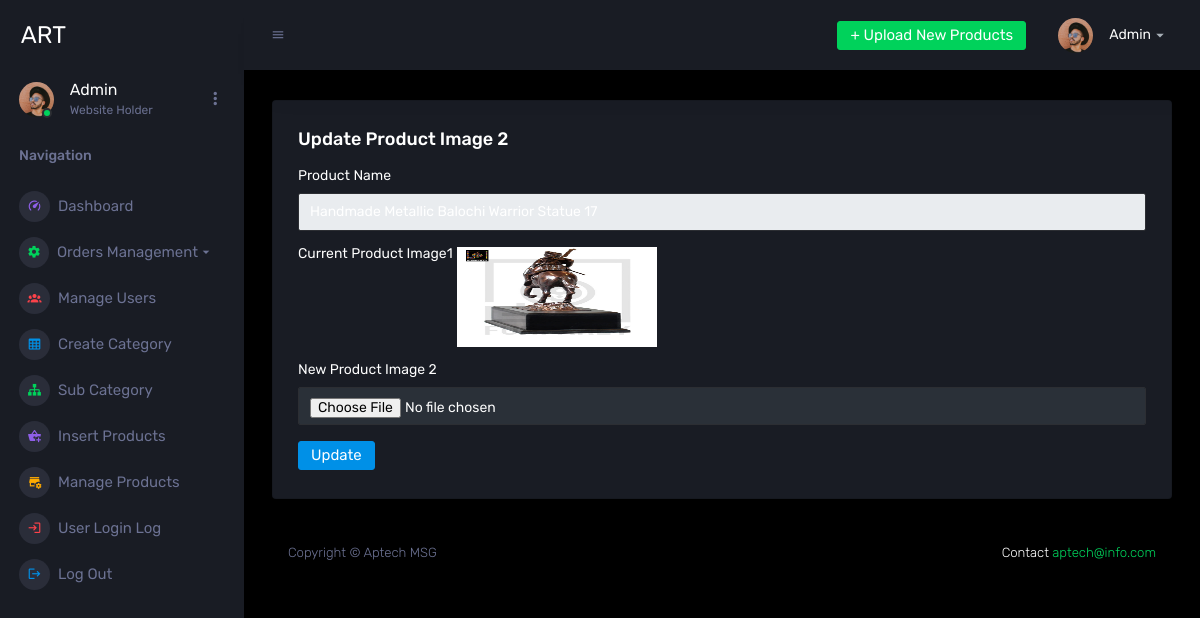
The page /admin/update-image3.php?id=15 (signed in) on the database its author committed.
### tables this page shows
CREATE TABLE `products` (
  `id` int(11) NOT NULL,
  `category` int(11) NOT NULL,
  `subCategory` int(11) DEFAULT NULL,
  `productName` varchar(255) DEFAULT NULL,
  `productCompany` varchar(255) DEFAULT NULL,
  `productPrice` int(11) DEFAULT NULL,
  `productPriceBeforeDiscount` int(11) DEFAULT NULL,
  `productDescription` longtext DEFAULT NULL,
  `productImage1` varchar(255) DEFAULT NULL,
  `productImage2` varchar(255) DEFAULT NULL,
  `productImage3` varchar(255) DEFAULT NULL,
  `shippingCharge` int(11) DEFAULT NULL,
  `productAvailability` varchar(255) DEFAULT NULL,
  `postingDate` timestamp NULL DEFAULT current_timestamp(),
  `updationDate` varchar(255) DEFAULT NULL
);

### admin/update-image3.php (the view, shortened to what this page needs)
<?php
include('includes/config.php');
if(strlen($_SESSION['alogin'])==0)
	{
header('location:index.php');
}
else{
	$pid=intval($_GET['id']);
?>
    <!DOCTYPE html>
    <html lang="en">
    <head>
        <link rel="stylesheet" href="https://cdn.jsdelivr.net/npm/@mdi/font@7.2.96/css/materialdesignicons.min.css">
        <link rel="stylesheet" href="assets/vendors/css/vendor.bundle.base.css">
        <link rel="stylesheet" href="assets/css/style.css">
    </head>
    <body>
        <div class="container-scroller">
            <?php
            include './includes/sidebar.php'
            ?>
            <div class="container-fluid page-body-wrapper">
                <?php
                include 'includes/navbar.php';
                ?>
                <div class="main-panel">
                    <div class="content-wrapper">
                        <div class="row">
                            <div class="col-12 grid-margin stretch-card">
                                <div class="card">
                                    <div class="card-body">
                                        <h4 class="card-title">Update Product Image 2</h4>
                                        <form class="forms-sample" name="insertproduct" method="post" enctype="multipart/form-data">
                                            <?php
                                            $query = mysqli_query($con, "select productName,productImage3 from products where id='$pid'");
                                            while ($row = mysqli_fetch_array($query)) {
                                            ?>
                                                <div class="form-group">
                                                    <label for="exampleInputPassword1">Product Name</label>
                                                    <input type="text" class="form-control" name="productName" readonly value="<?php echo htmlentities($row['productName']); ?>" required>
                                                </div>
                                                <div class="form-group">
                                                    <label>Current Product Image1</label>
                                                    <img src="productimages/<?php echo htmlentities($pid); ?>/<?php echo htmlentities($row['productImage3']); ?>" width="200" height="100">
                                                </div>
                                                <div class="form-group">
                                                    <label for="productimage3">New Product Image 2</label>
                                                    <input type="file" name="productimage3" id="productimage3" value="" class="form-control" required>
                                                </div>
                                            <?php } ?>
                                            <button type="submit" class="btn btn-primary mr-2" name="submit">Update</button>
                                        </form>
                                    </div>
                                </div>
                            </div>
                        </div>
                        <?php
                        include 'includes/footer.php'
                        ?>
                    </div>
                </div>
            </div>
    </body>
<?php } ?>
    </html>

### rows shown on the page
products: productName "Handmade Metallic Balochi Warrior Statue 17", productImage3 (picture)
